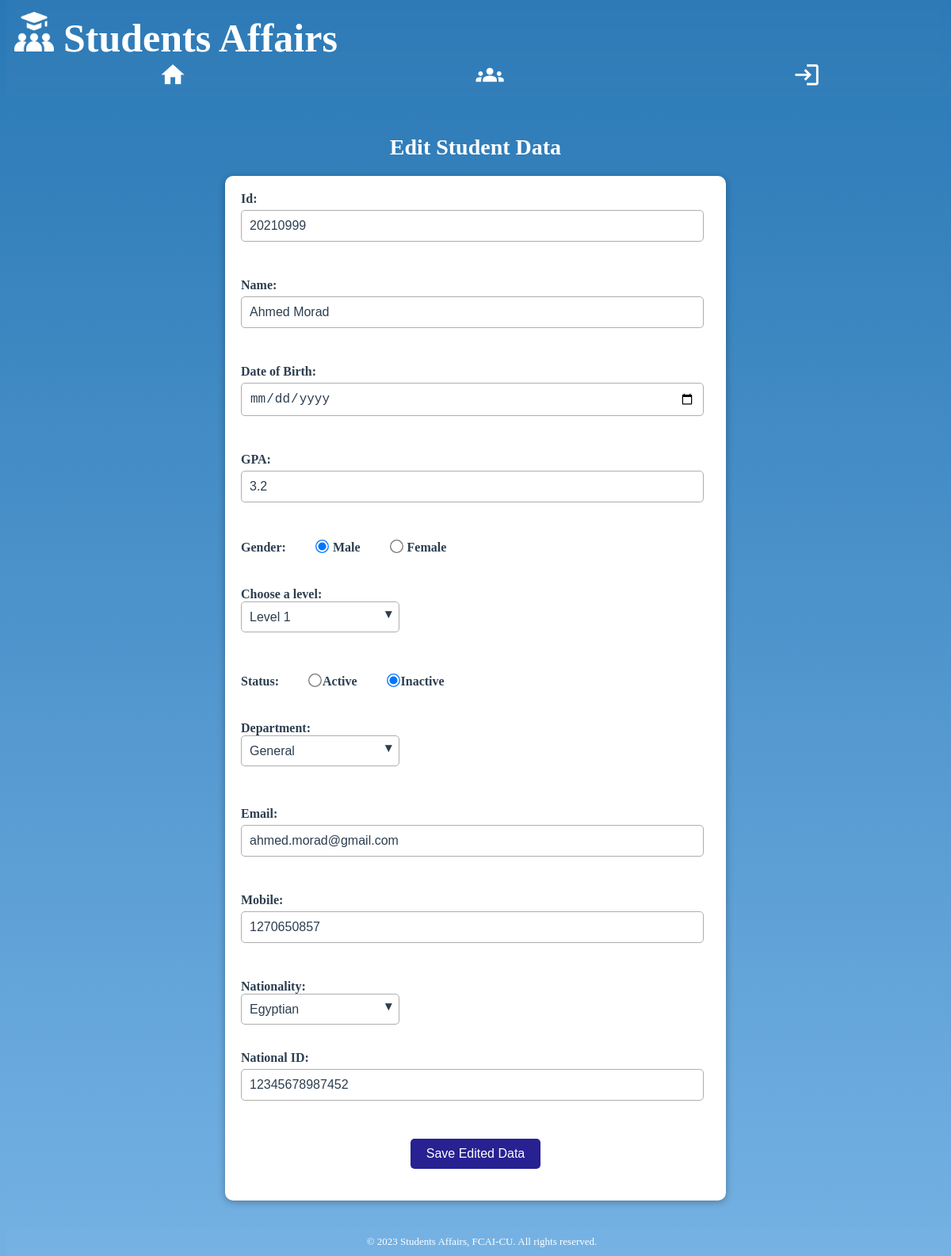
The app's page /edit_student/1, older data.
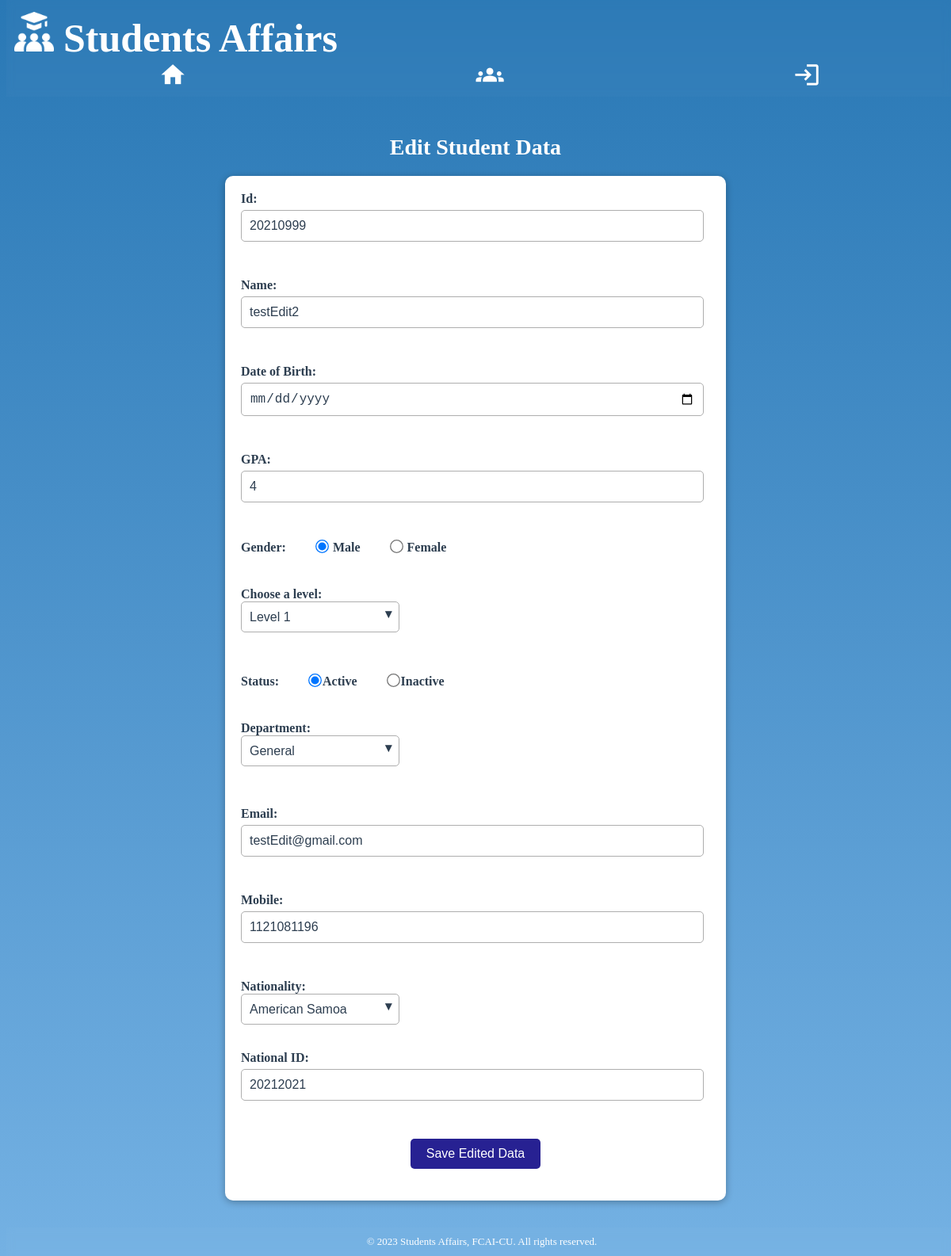
The same page, newer data.
### student/models.py (models this page shows, shortened)
class Data_Student(models.Model):
    StuID = models.IntegerField()
    StuName = models.CharField(max_length=255)
    DOB = models.CharField(max_length=255)
    GPA = models.CharField(max_length=255)
    Gender = models.CharField(max_length=255)
    level = models.IntegerField()
    Status = models.CharField(max_length=255)
    Department = models.CharField(max_length=255)
    Email = models.CharField(max_length=255)
    Mobile = models.IntegerField()
    Nationality = models.CharField(max_length=255)
    NationalityID = models.IntegerField(null=True)

### student/views.py (the view)
# urls.py: path('edit_student/<int:id>', views.edit, name= 'editStudent'),
def edit(request, id):
    student = Data_Student.objects.get(id=id)
    template = loader.get_template('EditStudent.html')
    context = {
        'student': student,
    }
    return HttpResponse(template.render(context, request))

### student/templates/EditStudent.html (shortened to what this page needs)
{% extends 'base.html'%}
{% load static %}
{% block content %}
<h2>Edit Student Data</h2>
<div class="container">
    <form class="edit-std-form" action="editStudent/{{student.id}}" method="post">{% csrf_token %}
        {% include 'editForm.html' %}
        <input type="submit" id="save" value="Save Edited Data">
    </form>
</div>
{% endblock content %}

### student/templates/editForm.html (shortened to what this page needs)
<label for="id">Id:</label>
<input type="number" id="id" name="studentId" required value="{{student.StuID}}"><br><br>
<label for="name">Name:</label>
<input type="text" id="name" name="name" required value="{{student.StuName}}"><br><br>
<label for="date">Date of Birth:</label>
<input type="date" id="date" name="date" required value="{{student.DOB}}"><br><br>
<label for="gpa">GPA:</label>
<input type="number" id="gpa" name="gpa" min="0" max="4" step="0.01" required value="{{student.GPA}}"><br><br>
<div id="list_id">
    <label class="container">Gender:</label>
    <label>
        <input type="radio" id="radio-male" name="gender" value="Male" checked> Male
    </label>
    <label>
        <input type="radio" id="radio-female" name="gender" value="Female"> Female
    </label>
    <br><br><br>
</div>
<label class="drop">Choose a level:
    <select name="level" id="level">
        <option value="{{student.level}}" selected hidden>Level {{student.level}}</option>
    </select>
</label><br><br><br>
<label> Status: </label>
<label>
    <input type="radio" id="radio-active" name="status" value="Active" checked>Active
</label>
<label>
    <input type="radio" id="radio-inactive" name="status" value="Inactive">Inactive
</label>
</label><br><br><br>
<label class="drop">Department:
    <select name="department" id="department" class="department">
        <option value="{{student.Department}}" selected hidden>{{student.Department}}</option>
    </select>
</label><br><br><br>
<label for="email">Email:</label>
<input type="email" id="email" name="email" required value="{{student.Email}}"><br><br>
<label for="mobile">Mobile:</label>
<input type="tel" id="mobile" name="mobile" required value="{{student.Mobile}}"><br><br>
<label class="drop">Nationality:
    <select name="Nationality" id="nationality">
        <option value="{{student.Nationality}}" selected hidden>{{student.Nationality}}</option>
    </select>
</label><br><br>
<label for="National ID">National ID:</label>
<input type="tel" id="nationalId" name="National ID" required value="{{student.NationalityID}}"><br>

Row changes from the older to the newer data that the page shows:
changed Data_Student "General": name "Ahmed Morad" → "testEdit2"; gpa "3.2" → "4"; email "ahmed.morad@gmail.com" → "testEdit@gmail.com"; mobile "1270650857" → "1121081196"; Nationality "Egyptian" → "American Samoa"; NationalityID "12345678987452" → "20212021"
Text that changed along with them:
form field status: "☐ Active" → "☑ Active"
form field status: "☑ Inactive" → "☐ Inactive"
